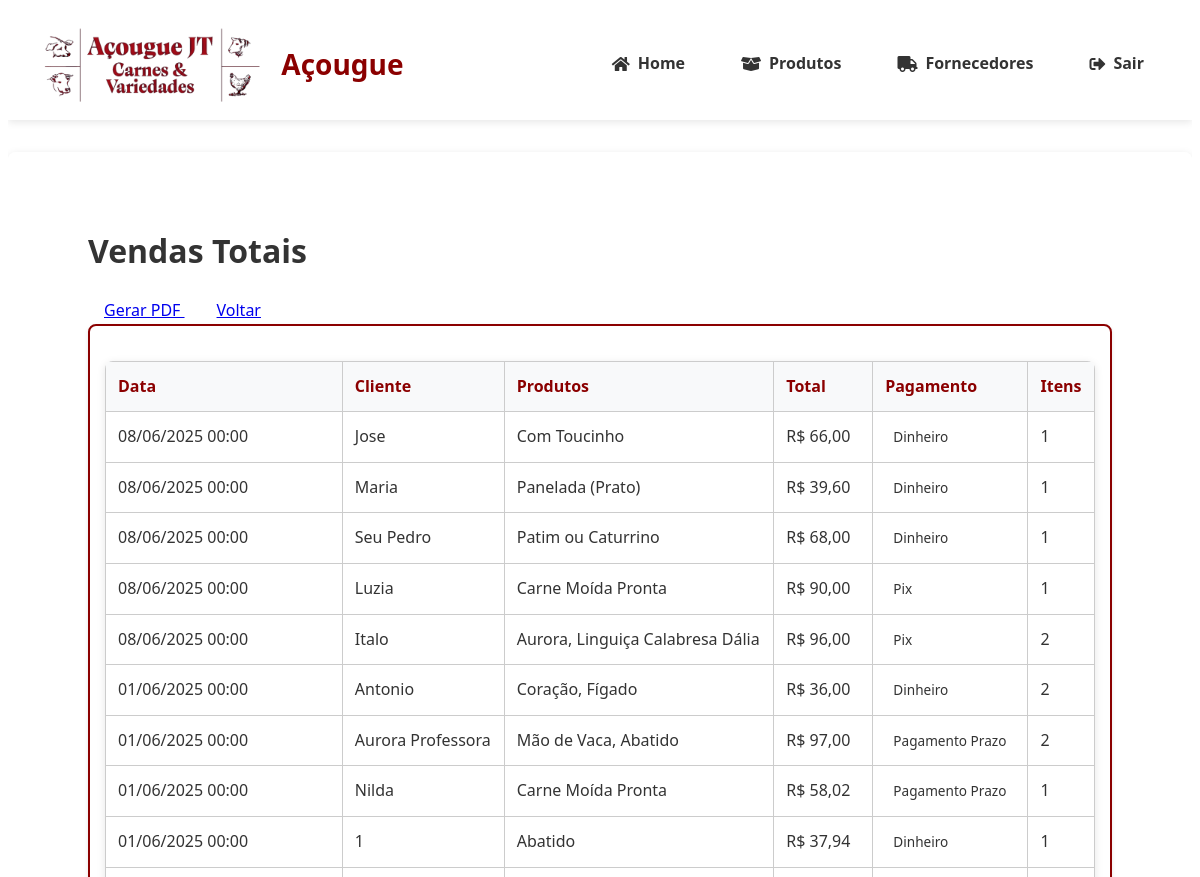
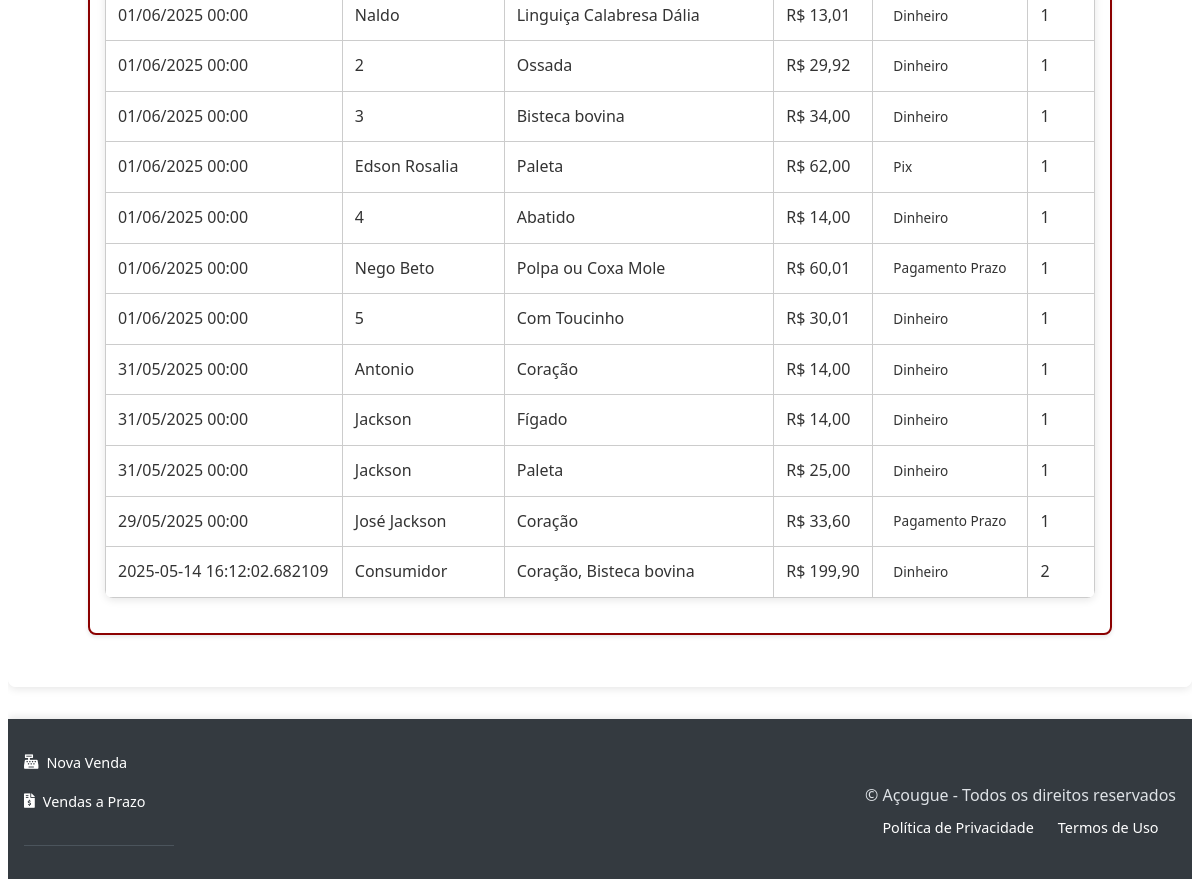
Page /relatorios/vendas_totais (signed in) on the committed database (2 pictures, top to bottom).
### tables this page shows
CREATE TABLE vendas (
                id TEXT PRIMARY KEY,
                data TIMESTAMP DEFAULT CURRENT_TIMESTAMP,
                cliente_cpf TEXT,
                cliente_nome TEXT,  
                total DECIMAL(10,2) NOT NULL,
                metodo_pagamento TEXT NOT NULL,
                usuario_id INTEGER NOT NULL REFERENCES users(id) ON DELETE CASCADE,
                status_pagamento TEXT NOT NULL DEFAULT 'pago',
                data_vencimento DATE,
                observacao TEXT
            );

### app.py (the view)
@app.route('/relatorios/<report_type>')
@login_required # Assuming you have this decorator
@role_required('gerente') # Assuming you have this decorator
def relatorios_unificados(report_type):
    report_titles = {
        'vendas_totais': 'Vendas Totais',
        'vendas_periodo': 'Vendas por Período',
        'vendas_categorias': 'Vendas por Categoria',
        'top_produtos': 'Top Produtos Vendidos',
        'estoque_nivel': 'Nível de Estoque Crítico',
        'estoque_validade': 'Produtos Próximos do Vencimento',
        'clientes_fieis': 'Clientes Mais Fieis',
        'fornecedores_produtos': 'Produtos por Fornecedor',
        'movimentacao_caixa': 'Movimentação de Caixa',
        'comparativo': 'Comparativo de Vendas'
    }
    reports = {
        'vendas_totais': {
            'query': '''
                SELECT
                    v.id,
                    v.data,
                    v.cliente_nome as cliente,
                    GROUP_CONCAT(p.nome, ', ') as produtos,
                    v.total,
                    v.metodo_pagamento,
                    COUNT(vi.id) as total_itens
                FROM vendas v
                LEFT JOIN venda_itens vi ON v.id = vi.venda_id
                LEFT JOIN produtos p ON vi.produto_id = p.id
                GROUP BY v.id
                ORDER BY v.data DESC
            '''
        },
        'vendas_periodo': {
            'query': '''
                SELECT DATE(v.data) as data, COUNT(*) as total_vendas,
                SUM(v.total) as valor_total, AVG(v.total) as ticket_medio
                FROM vendas v
                WHERE DATE(v.data) BETWEEN ? AND ?
                GROUP BY DATE(v.data) ORDER BY data
            ''',
            'params': (
                request.args.get('start_date', datetime.now().replace(day=1).date().isoformat()),
                request.args.get('end_date', datetime.now().date().isoformat())
            )
        },
        'vendas_categorias': {
            'query': '''
                SELECT p.categoria, SUM(vi.quantidade) as quantidade_vendida,
                SUM(vi.quantidade * vi.preco_unitario) as valor_total
                FROM venda_itens vi JOIN produtos p ON vi.produto_id = p.id
                GROUP BY p.categoria ORDER BY valor_total DESC
            '''
        },
        'top_produtos': {
            'query': '''
                SELECT p.nome, SUM(vi.quantidade) as quantidade_vendida,
                SUM(vi.quantidade * vi.preco_unitario) as valor_total
                FROM venda_itens vi JOIN produtos p ON vi.produto_id = p.id
                GROUP BY p.id ORDER BY valor_total DESC LIMIT ?
            ''',
            'params': (int(request.args.get('limit', 10)),)
        },
        'estoque_nivel': {
            'query': '''
                SELECT nome, quantidade, estoque_minimo, (quantidade - estoque_minimo) as diferenca
                FROM produtos WHERE quantidade < estoque_minimo ORDER BY diferenca ASC
            '''
        },
        'estoque_validade': {
            'query': '''
                SELECT nome, data_validade,
                JULIANDAY(data_validade) - JULIANDAY('now') as dias_restantes
                FROM produtos WHERE data_validade IS NOT NULL
                AND dias_restantes BETWEEN 0 AND ? ORDER BY data_validade
            ''',
            'params': (int(request.args.get('dias', 30)),)
        },
        'clientes_fieis': {
            'query': '''
                SELECT cliente_nome, COUNT(*) as total_compras, SUM(total) as valor_total_gasto
                FROM vendas WHERE cliente_nome IS NOT NULL
                GROUP BY cliente_nome ORDER BY total_compras DESC LIMIT ?
            ''',
            'params': (int(request.args.get('limit', 10)),)
        },
        'fornecedores_produtos': {
            'query': '''
                SELECT f.nome as fornecedor, COUNT(p.id) as total_produtos, SUM(p.quantidade) as total_estoque
                FROM fornecedores f LEFT JOIN produtos p ON f.id = p.fornecedor_id
                GROUP BY f.id ORDER BY total_produtos DESC
            '''
        },
        'movimentacao_caixa': {
            'query': '''
                SELECT DATE(data) as data,
                SUM(CASE WHEN metodo_pagamento = 'fiado' THEN 0 ELSE total END) as entradas,
                SUM(CASE WHEN metodo_pagamento = 'fiado' THEN total ELSE 0 END) as saidas
                FROM vendas GROUP BY DATE(data) ORDER BY data DESC
            '''
        },
        'comparativo': {
            'query': '''
                SELECT strftime('{group_format}', data) as periodo,
                COUNT(*) as total_vendas, SUM(total) as valor_total
                FROM vendas GROUP BY periodo ORDER BY periodo DESC LIMIT 12
            ''',
            'params': (),
            'pre_process': lambda: {'group_format': '%Y-%m' if request.args.get('periodo', 'month') == 'month' else '%Y'}
        }
    }
    config = reports.get(report_type)
    if not config:
        abort(404, description="Relatório não encontrado")
    with get_db_connection() as conn:
        cursor = conn.cursor()
        query = config['query']
        if 'pre_process' in config:
            pre_processed = config['pre_process']()
            query = query.format(**pre_processed)
        params = config.get('params', ())
        cursor.execute(query, params)
        dados = [dict(zip([column[0] for column in cursor.description], row))
                 for row in cursor.fetchall()]
    if 'post_process' in config:
        dados = config['post_process'](dados)
    return render_template('relatorio_unificado.html',
                           dados=dados,
                           report_type=report_type,
                           titulo_relatorio=report_titles.get(report_type, 'Relatório'))

### app.py (called while the page is built)
def format_datetime(value, format='%d/%m/%Y %H:%M'):
    if value is None:
        return ''
    if isinstance(value, str):
        try:
            value = datetime.strptime(value, '%Y-%m-%d %H:%M:%S')
        except ValueError:
            try:
                value = datetime.strptime(value, '%Y-%m-%d')
            except ValueError:
                return value
    return value.strftime(format)

@app.template_filter('format_currency')
def format_currency(value):
    try:
        return f"R$ {float(value):,.2f}".replace(",", "X").replace(".", ",").replace("X", ".")
    except (ValueError, TypeError):
        return "R$ 0,00"

### banco_dados.py (called while the page is built)
@contextmanager
def get_db_connection():
    db_path = os.environ.get('DB_PATH', 'acougue.db')
    conn = sqlite3.connect(f'file:{db_path}', uri=True)
    conn.row_factory = sqlite3.Row
    conn.execute("PRAGMA foreign_keys = ON")
    try:
        yield conn
    finally:
        conn.close()

### templates/relatorio_unificado.html (shortened to what this page needs)
{% extends 'base.html' %}
{% block content %}
<div class="container dashboard-container">
    <div class="d-flex justify-content-between align-items-center mb-4">
        <h1>{{ titulo_relatorio }}</h1>
        <div>
            <a href="{{ url_for('gerar_pdf') }}" class="btn btn-primary me-2">
                Gerar PDF
            </a>
            <a href="{{ url_for('relatorios') }}" class="btn btn-secondary">
                Voltar
            </a>
        </div>
    </div>
    <div class="card">
        <div class="card-body">
            {% if report_type == 'vendas_totais' %}
                <div class="table-responsive">
                    <table class="table table-striped table-hover">
                        <thead class="table-dark">
                            <tr>
                                <th>Data</th>
                                <th>Cliente</th>
                                <th>Produtos</th>
                                <th>Total</th>
                                <th>Pagamento</th>
                                <th>Itens</th>
                            </tr>
                        </thead>
                        <tbody>
                            {% for venda in dados %}
                            <tr>
                                <td>{{ venda.data|format_datetime('%d/%m/%Y %H:%M') }}</td>
                                <td>{{ venda.cliente or 'Consumidor' }}</td>
                                <td>{{ venda.produtos }}</td>
                                <td>{{ venda.total|format_currency }}</td>
                                <td>
                                    <span class="badge bg-{{ 'success' if venda.metodo_pagamento != 'pagamento_prazo' else 'warning' }}">
                                        {{ venda.metodo_pagamento|replace('_', ' ')|title }}
                                    </span>
                                </td>
                                <td>{{ venda.total_itens }}</td>
                            </tr>
                            {% endfor %}
                        </tbody>
                    </table>
                </div>
            {% else %}
                <div class="alert alert-info">
                    Nenhum dado encontrado para o período selecionado.
                </div>
            {% endif %}
        </div>
    </div>
</div>
{% endblock %}

### static/styles.css (style rules this page uses)
.dashboard-container { padding: 2rem; max-width: 1600px; margin: 0 auto; width: 95%; }
:root { --primary-color: #8B0000; --secondary-color: #6e0000; --background-light: #f8f9fa; --text-dark: #333; --text-light: #fff; --border-radius: 0.5rem; --box-shadow: 0 2px 8px rgba(0,0,0,0.1); }
body { font-family: 'Segoe UI', Tahoma, Geneva, Verdana, sans-serif; color: var(--text-dark); line-height: 1.6; }
.container { max-width: 1200px; margin: 0 auto; padding: 2rem; }
.card { background: #fff; border: 2px solid var(--primary-color); border-radius: var(--border-radius); padding: 1rem; box-shadow: var(--box-shadow); }
*, *::before, *::after { box-sizing: border-box; }
html, body { overflow-x: hidden; }
table { width: 100%; border-collapse: collapse; margin: 1rem 0; }
th, td { padding: 12px; text-align: left; border-bottom: 1px solid #ddd; }
th { background-color: #8B0000; color: white; }
.dashboard-container { padding: 20px; max-width: 1200px; margin: 0 auto; }
.card { background: #fff; padding: 15px; border-radius: 8px; box-shadow: 0 2px 4px rgba(0,0,0,0.1); }
table { width: 100%; border-collapse: collapse; margin: 20px 0; background: white; }

### rows in the picture
vendas: data "08/06/2025 00:00", cliente_nome "Jose", produtos "Com Toucinho", total "R$ 66,00", metodo_pagamento "Dinheiro", total_itens "1"
vendas: data "08/06/2025 00:00", cliente_nome "Maria", produtos "Panelada (Prato)", total "R$ 39,60", metodo_pagamento "Dinheiro", total_itens "1"
vendas: data "08/06/2025 00:00", cliente_nome "Seu Pedro", produtos "Patim ou Caturrino", total "R$ 68,00", metodo_pagamento "Dinheiro", total_itens "1"
vendas: data "08/06/2025 00:00", cliente_nome "Luzia", produtos "Carne Moída Pronta", total "R$ 90,00", metodo_pagamento "Pix", total_itens "1"
vendas: data "08/06/2025 00:00", cliente_nome "Italo", produtos "Aurora, Linguiça Calabresa Dália", total "R$ 96,00", metodo_pagamento "Pix", total_itens "2"
vendas: data "01/06/2025 00:00", cliente_nome "Antonio", produtos "Coração, Fígado", total "R$ 36,00", metodo_pagamento "Dinheiro", total_itens "2"
vendas: data "01/06/2025 00:00", cliente_nome "Aurora Professora", produtos "Mão de Vaca, Abatido", total "R$ 97,00", metodo_pagamento "Pagamento Prazo", total_itens "2"
vendas: data "01/06/2025 00:00", cliente_nome "Nilda", produtos "Carne Moída Pronta", total "R$ 58,02", metodo_pagamento "Pagamento Prazo", total_itens "1"
vendas: data "01/06/2025 00:00", cliente_nome "1", produtos "Abatido", total "R$ 37,94", metodo_pagamento "Dinheiro", total_itens "1"
vendas: data "01/06/2025 00:00", cliente_nome "Naldo", produtos "Linguiça Calabresa Dália", total "R$ 13,01", metodo_pagamento "Dinheiro", total_itens "1"
vendas: data "01/06/2025 00:00", cliente_nome "2", produtos "Ossada", total "R$ 29,92", metodo_pagamento "Dinheiro", total_itens "1"
vendas: data "01/06/2025 00:00", cliente_nome "3", produtos "Bisteca bovina", total "R$ 34,00", metodo_pagamento "Dinheiro", total_itens "1"
vendas: data "01/06/2025 00:00", cliente_nome "Edson Rosalia", produtos "Paleta", total "R$ 62,00", metodo_pagamento "Pix", total_itens "1"
vendas: data "01/06/2025 00:00", cliente_nome "4", produtos "Abatido", total "R$ 14,00", metodo_pagamento "Dinheiro", total_itens "1"
vendas: data "01/06/2025 00:00", cliente_nome "Nego Beto", produtos "Polpa ou Coxa Mole", total "R$ 60,01", metodo_pagamento "Pagamento Prazo", total_itens "1"
vendas: data "01/06/2025 00:00", cliente_nome "5", produtos "Com Toucinho", total "R$ 30,01", metodo_pagamento "Dinheiro", total_itens "1"
vendas: data "31/05/2025 00:00", cliente_nome "Antonio", produtos "Coração", total "R$ 14,00", metodo_pagamento "Dinheiro", total_itens "1"
vendas: data "31/05/2025 00:00", cliente_nome "Jackson", produtos "Fígado", total "R$ 14,00", metodo_pagamento "Dinheiro", total_itens "1"
vendas: data "31/05/2025 00:00", cliente_nome "Jackson", produtos "Paleta", total "R$ 25,00", metodo_pagamento "Dinheiro", total_itens "1"
vendas: data "29/05/2025 00:00", cliente_nome "José Jackson", produtos "Coração", total "R$ 33,60", metodo_pagamento "Pagamento Prazo", total_itens "1"
vendas: data "2025-05-14 16:12:02.682109", cliente "Consumidor", produtos "Coração, Bisteca bovina", total "R$ 199,90", metodo_pagamento "Dinheiro", total_itens "2"

### other values in the picture
{{ titulo_relatorio }} "Vendas Totais"
